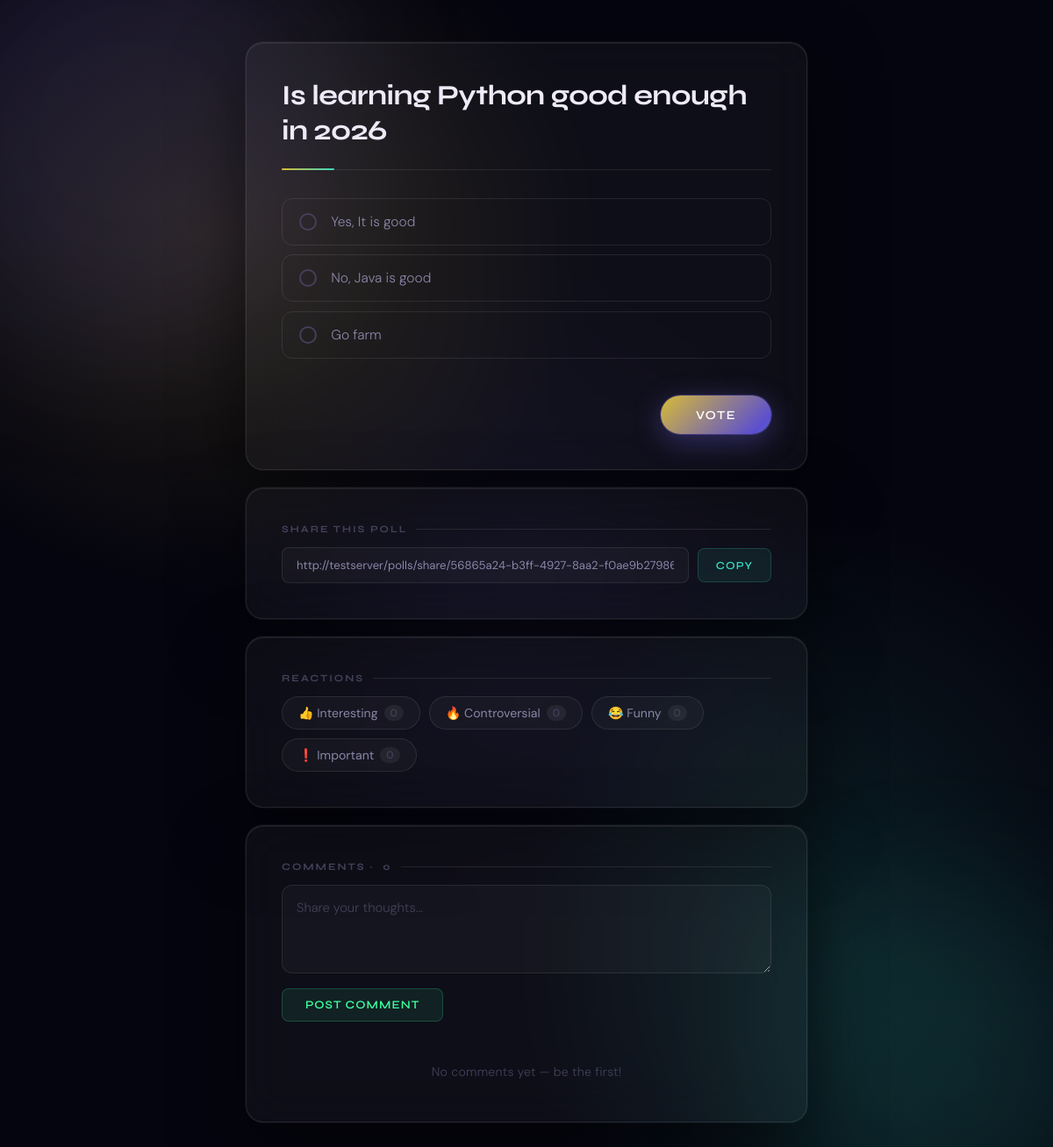
Page /polls/2/ on the earlier database version.
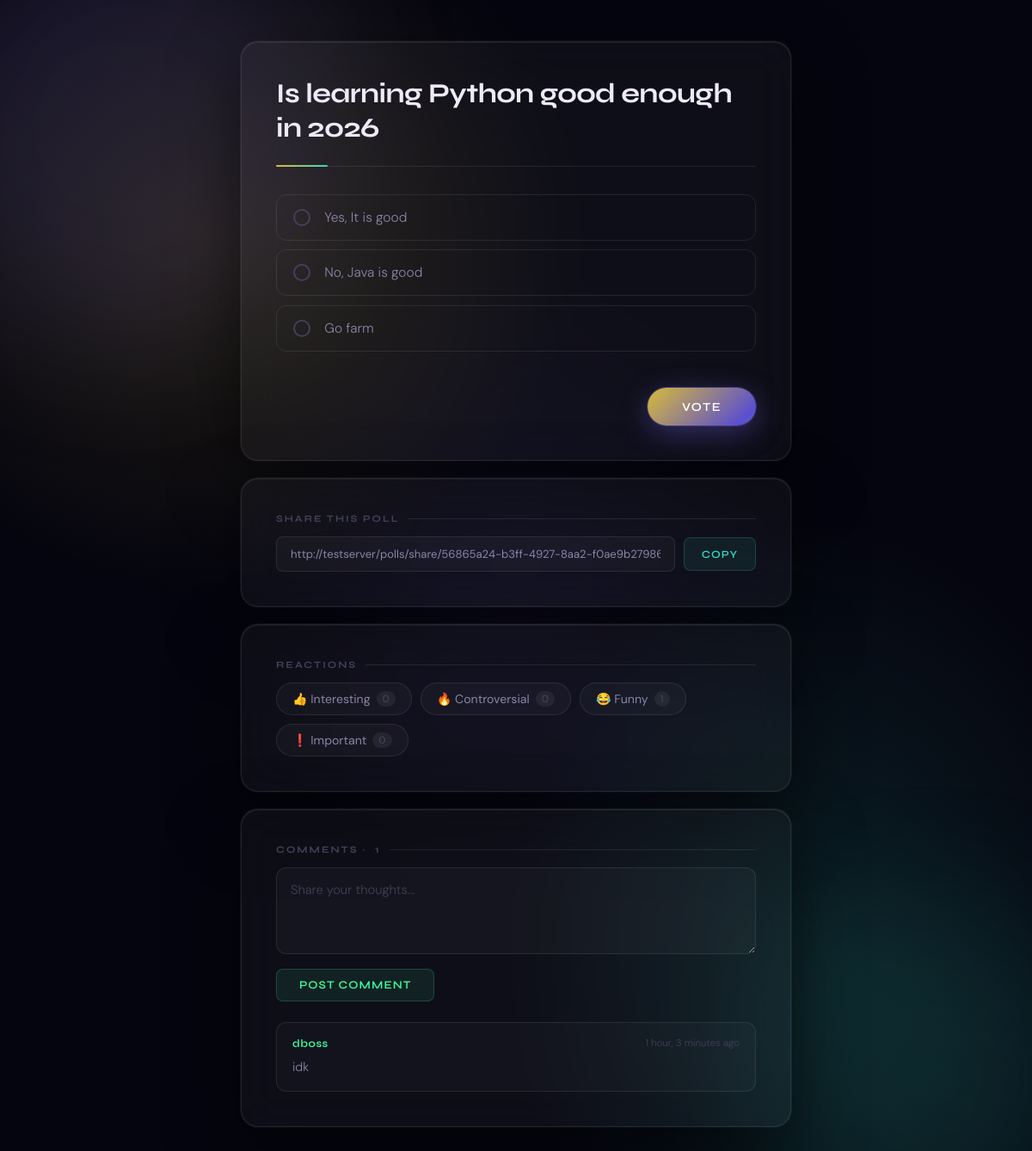
Same page on the later database version.
### polls/models.py (models this page shows, shortened)
class Choice(models.Model):
  question = models.ForeignKey(Question, on_delete=models.CASCADE)
  choice_text = models.CharField(max_length=200)
  votes = models.IntegerField(default=0)

class Comment(models.Model):
  question = models.ForeignKey(Question, on_delete=models.CASCADE, related_name="comments")
  user = models.ForeignKey(User, on_delete=models.CASCADE)
  text = models.TextField(max_length=500)
  created_at = models.DateTimeField(auto_now_add=True)

### polls/views.py (the view)
# urls.py: path("<int:pk>/", views.detail, name="detail"),
def detail(request, pk):
    question = get_object_or_404(Question, pk=pk)
    comments = question.comments.order_by('-created_at')
    reaction_choices = Reaction._meta.get_field('reaction_type').choices
    reaction_counts = {
        r[0]: question.reactions.filter(reaction_type=r[0]).count()
        for r in reaction_choices
    }
    return render(request, 'polls/detail.html', {
        'question': question,
        'comments': comments,
        'reaction_choices': reaction_choices,
        'reaction_counts': reaction_counts,
    })

### polls/templatetags/polls_extras.py (called while the page is built)
@register.filter
def get_item(dictionary, key):
    return dictionary.get(key, 0)

### polls/templates/polls/detail.html (shortened to what this page needs)
{% load polls_extras %}
{% load static %}
<!DOCTYPE html>
<html lang="en">
<head>
  <link rel="stylesheet" href="{% static 'polls/detail_style.css' %}">
</head>
<body>
<div class="page-wrapper">
  <div class="card vote-card">
    <form action="{% url 'polls:vote' question.id %}" method="post">
      <fieldset>
        <legend>
          <h1>{{ question.question_text }}</h1>
        </legend>
        {% for choice in question.choice_set.all %}
          <label for="choice{{ forloop.counter }}" class="choice-container">{{ choice.choice_text }}</label><br>
        {% endfor %}
      </fieldset>
      <div class="btn-cont">
        <input type="submit" value="Vote">
      </div>
    </form>
  </div>
  <div class="card share-card">
    <p class="section-label">Share this poll</p>
    <div class="share-input-row">
      <input
        id="share-url"
        type="text"
        class="share-input"
        value="{{ request.scheme }}://{{ request.get_host }}{% url 'polls:share' question.share_token %}"
        readonly
      />
      <button class="copy-btn" onclick="copyLink(event)">Copy</button>
    </div>
  </div>
  <div class="card reactions-card">
    <p class="section-label">Reactions</p>
    <div class="reactions-grid" id="reactions-grid">
      {% for value, label in reaction_choices %}
      <button
        class="reaction-btn"
        data-reaction="{{ value }}"
        type="button"
        onclick="sendReaction('{{ value }}')"
      >
        {{ label }}
        <span class="reaction-count" id="count-{{ value }}">{{ reaction_counts|get_item:value }}</span>
      </button>
      {% endfor %}
    </div>
  </div>
  <div class="card comments-card">
    <p class="section-label">Comments · <span id="comment-count">{{ comments.count }}</span></p>
    <div class="comment-form">
      <form id="comment-form">
        <textarea
          class="comment-textarea"
          id="comment-text"
          name="text"
          placeholder="Share your thoughts..."
          rows="3"
        ></textarea>
        <button class="comment-submit" type="submit">Post Comment</button>
      </form>
    </div>
    <div class="comment-list" id="comment-list">
      {% for comment in comments %}
      <div class="comment-item">
        <div class="comment-header">
          <span class="comment-author">{{ comment.user.username }}</span>
          <span class="comment-time">{{ comment.created_at|timesince }} ago</span>
        </div>
        <p class="comment-text">{{ comment.text }}</p>
      </div>
      {% empty %}
      <p class="no-comments" id="no-comments-msg">No comments yet — be the first!</p>
      {% endfor %}
    </div>
  </div>
</div>
</body>
</html>

Differences in the rows shown:
added Comment: user.username "dboss", created_at "1 hour, 3 minutes", text "idk"
Other differences:
{{ comments.count }}: "0" → "1"
new list line: "😂 Funny 1"
list line gone: "😂 Funny 0"
text no longer shown: "No comments yet — be the first!"
